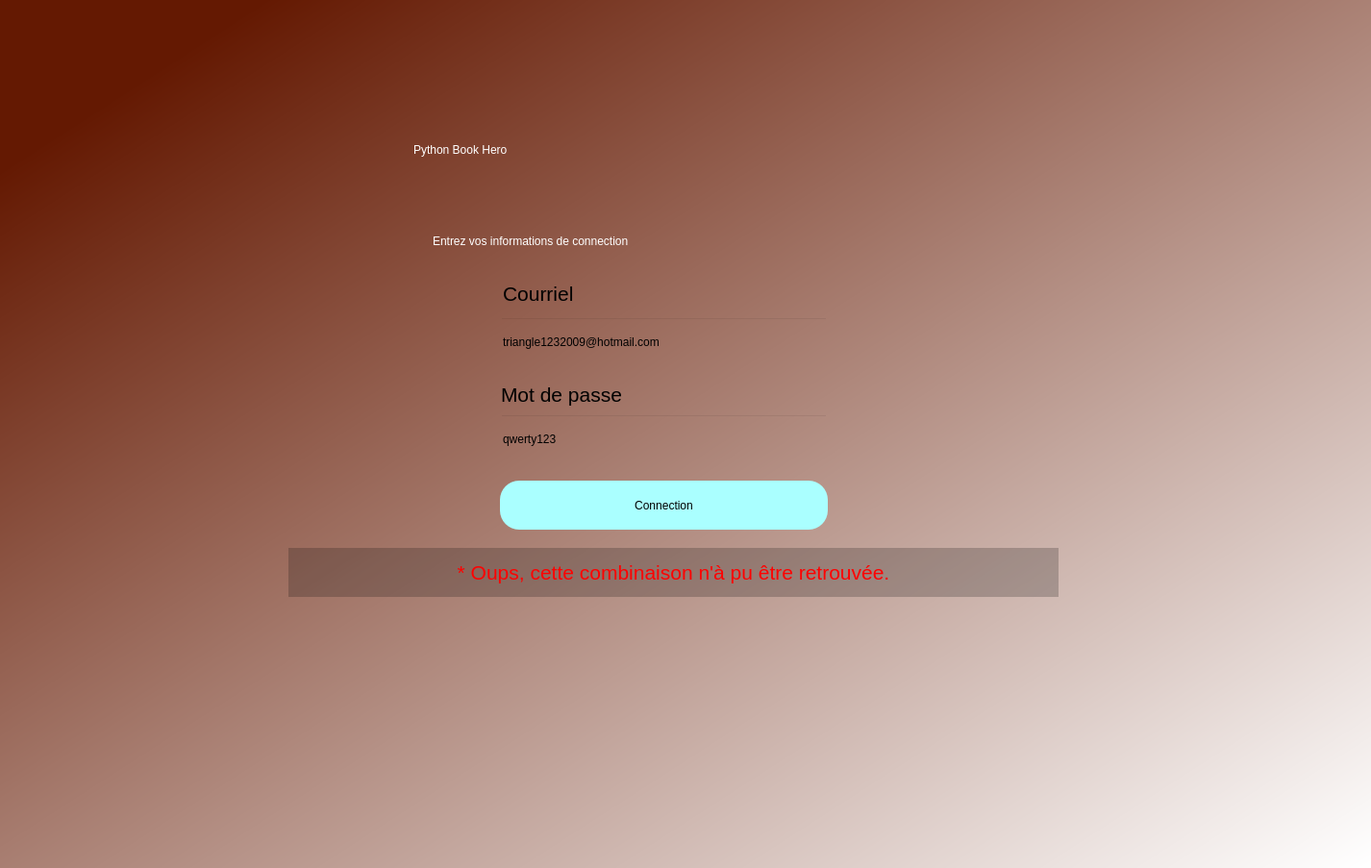
<?xml version="1.0" encoding="UTF-8"?>
<ui version="4.0">
 <class>EcranAcceuil</class>
 <widget class="QDialog" name="EcranAcceuil">
  <property name="geometry">
   <rect>
    <x>0</x>
    <y>0</y>
    <width>1426</width>
    <height>903</height>
   </rect>
  </property>
  <property name="windowTitle">
   <string>Dialog</string>
  </property>
  <widget class="QWidget" name="bgwidget" native="true">
   <property name="geometry">
    <rect>
     <x>0</x>
     <y>0</y>
     <width>1451</width>
     <height>911</height>
    </rect>
   </property>
   <property name="styleSheet">
    <string notr="true">QWidget#bgwidget{
background: qlineargradient(spread:pad, x1:0.091, y1:0.101636, x2:0.991379, y2:0.977, stop:0 rgba(100, 25, 2, 255), stop:1 rgba(255, 255, 255, 255));

}
</string>
   </property>
   <widget class="QLabel" name="label">
    <property name="geometry">
     <rect>
      <x>430</x>
      <y>120</y>
      <width>531</width>
      <height>71</height>
     </rect>
    </property>
    <property name="sizePolicy">
     <sizepolicy hsizetype="Maximum" vsizetype="Maximum">
      <horstretch>0</horstretch>
      <verstretch>0</verstretch>
     </sizepolicy>
    </property>
    <property name="styleSheet">
     <string notr="true">font: 36pt &quot;MS Shell Dlg 2&quot;; color:rgb(255, 255, 255)</string>
    </property>
    <property name="text">
     <string>Python Book Hero</string>
    </property>
   </widget>
   <widget class="QLabel" name="label_2">
    <property name="geometry">
     <rect>
      <x>450</x>
      <y>230</y>
      <width>501</width>
      <height>41</height>
     </rect>
    </property>
    <property name="sizePolicy">
     <sizepolicy hsizetype="Maximum" vsizetype="Maximum">
      <horstretch>0</horstretch>
      <verstretch>0</verstretch>
     </sizepolicy>
    </property>
    <property name="styleSheet">
     <string notr="true">font: 16pt &quot;MS Shell Dlg 2&quot;;color:rgb(255, 255, 255)</string>
    </property>
    <property name="text">
     <string>Entrez vos informations de connection</string>
    </property>
   </widget>
   <widget class="QPushButton" name="connectionpushButton">
    <property name="geometry">
     <rect>
      <x>520</x>
      <y>500</y>
      <width>341</width>
      <height>51</height>
     </rect>
    </property>
    <property name="cursor">
     <cursorShape>PointingHandCursor</cursorShape>
    </property>
    <property name="styleSheet">
     <string notr="true">border-radius:20px;
background-color: rgb(170, 255, 255);
font: 14pt &quot;MS Shell Dlg 2&quot;;</string>
    </property>
    <property name="text">
     <string>Connection</string>
    </property>
   </widget>
   <widget class="QLineEdit" name="motdepasse_lineEdit">
    <property name="geometry">
     <rect>
      <x>520</x>
      <y>431</y>
      <width>341</width>
      <height>51</height>
     </rect>
    </property>
    <property name="styleSheet">
     <string notr="true">background-color:rgba(0,0,0,0);
font: 12pt &quot;MS Shell Dlg 2&quot;;</string>
    </property>
    <property name="text">
     <string>qwerty123</string>
    </property>
   </widget>
   <widget class="QLabel" name="label_courriel">
    <property name="geometry">
     <rect>
      <x>523</x>
      <y>290</y>
      <width>211</width>
      <height>31</height>
     </rect>
    </property>
    <property name="sizePolicy">
     <sizepolicy hsizetype="Maximum" vsizetype="Maximum">
      <horstretch>0</horstretch>
      <verstretch>0</verstretch>
     </sizepolicy>
    </property>
    <property name="font">
     <font>
      <family>MS Shell Dlg 2</family>
      <pointsize>16</pointsize>
      <weight>50</weight>
      <italic>false</italic>
      <bold>false</bold>
     </font>
    </property>
    <property name="styleSheet">
     <string notr="true">font: 16pt &quot;MS Shell Dlg 2&quot;;</string>
    </property>
    <property name="text">
     <string>Courriel</string>
    </property>
   </widget>
   <widget class="QLineEdit" name="courriel_lineEdit">
    <property name="geometry">
     <rect>
      <x>520</x>
      <y>330</y>
      <width>341</width>
      <height>51</height>
     </rect>
    </property>
    <property name="styleSheet">
     <string notr="true">background-color:rgba(0,0,0,0);
font: 12pt &quot;MS Shell Dlg 2&quot;;</string>
    </property>
    <property name="text">
     <string>triangle1232009@hotmail.com</string>
    </property>
   </widget>
   <widget class="QLabel" name="label_mdp">
    <property name="geometry">
     <rect>
      <x>521</x>
      <y>390</y>
      <width>201</width>
      <height>41</height>
     </rect>
    </property>
    <property name="sizePolicy">
     <sizepolicy hsizetype="Expanding" vsizetype="Expanding">
      <horstretch>0</horstretch>
      <verstretch>0</verstretch>
     </sizepolicy>
    </property>
    <property name="font">
     <font>
      <family>MS Shell Dlg 2</family>
      <pointsize>16</pointsize>
      <weight>50</weight>
      <italic>false</italic>
      <bold>false</bold>
     </font>
    </property>
    <property name="styleSheet">
     <string notr="true">font: 16pt &quot;MS Shell Dlg 2&quot;;</string>
    </property>
    <property name="text">
     <string>Mot de passe</string>
    </property>
   </widget>
   <widget class="QLabel" name="label_mauvaise_infos">
    <property name="enabled">
     <bool>true</bool>
    </property>
    <property name="geometry">
     <rect>
      <x>300</x>
      <y>570</y>
      <width>801</width>
      <height>51</height>
     </rect>
    </property>
    <property name="sizePolicy">
     <sizepolicy hsizetype="Maximum" vsizetype="Maximum">
      <horstretch>0</horstretch>
      <verstretch>0</verstretch>
     </sizepolicy>
    </property>
    <property name="font">
     <font>
      <family>MS Shell Dlg 2</family>
      <pointsize>16</pointsize>
      <weight>50</weight>
      <italic>false</italic>
      <bold>false</bold>
     </font>
    </property>
    <property name="autoFillBackground">
     <bool>false</bool>
    </property>
    <property name="styleSheet">
     <string notr="true">font: 16pt &quot;MS Shell Dlg 2&quot;;
color: red;
background: rgba(10,10,10,55);</string>
    </property>
    <property name="frameShape">
     <enum>QFrame::Box</enum>
    </property>
    <property name="frameShadow">
     <enum>QFrame::Plain</enum>
    </property>
    <property name="lineWidth">
     <number>-1</number>
    </property>
    <property name="text">
     <string>* Oups, cette combinaison n'à pu être retrouvée.</string>
    </property>
    <property name="alignment">
     <set>Qt::AlignCenter</set>
    </property>
   </widget>
  </widget>
 </widget>
 <resources/>
 <connections/>
</ui>
